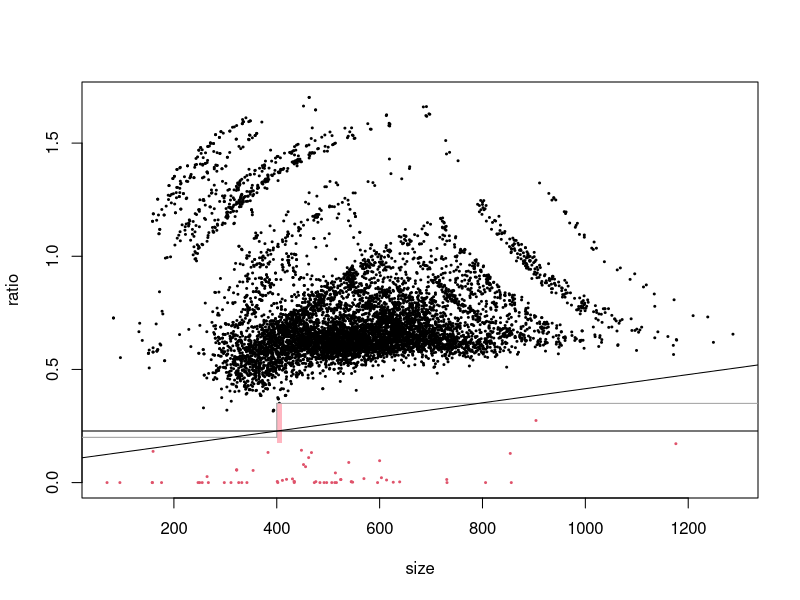

The R script that drew this image:
allData <- read.csv("output.tsv", sep="\t", header=TRUE)
data    <- data.frame(ratio = allData$dist_ratio,
                      dist  = allData$dist,
                      ans   = as.factor(allData$ans),
                      size  = allData$mess_size)
rm(allData)

with(data, plot(ratio ~ size, col=ans, pch=20, cex=0.4))

draw_simple_classifier <- function(y_small, x_threshold, y, col=0) {
    segments(0,           y_small, x_threshold,   y_small, col=col)
    segments(x_threshold, y_small, x_threshold,   y,       col=col)
    segments(x_threshold, y,       par("usr")[2], y,       col=col)
}

#MAX_DIST_RATIO       <- 0.37
#MAX_DIST_RATIO_SMALL <- 0.28
#SMALL_THRESHOLD      <- 440
#abline(v=SMALL_THRESHOLD, col=4)
#abline(MAX_DIST_RATIO_SMALL, 0, col=4)
#abline(MAX_DIST_RATIO, 0, col=4)

rect(400, 0.35/2, 410, 0.35, col="lightpink", border=NA)

MAX_DIST_RATIO       <- 0.35
MAX_DIST_RATIO_SMALL <- MAX_DIST_RATIO / 2
SMALL_THRESHOLD      <- 400
#draw_simple_classifier(MAX_DIST_RATIO_SMALL, SMALL_THRESHOLD, MAX_DIST_RATIO, col=8)

MAX_DIST_RATIO       <- 0.35
MAX_DIST_RATIO_SMALL <- 0.2
SMALL_THRESHOLD      <- 400
draw_simple_classifier(MAX_DIST_RATIO_SMALL, SMALL_THRESHOLD, MAX_DIST_RATIO, col=8)

abline(0.228, 0)
abline(0.1029922568,  0.0003120542);
